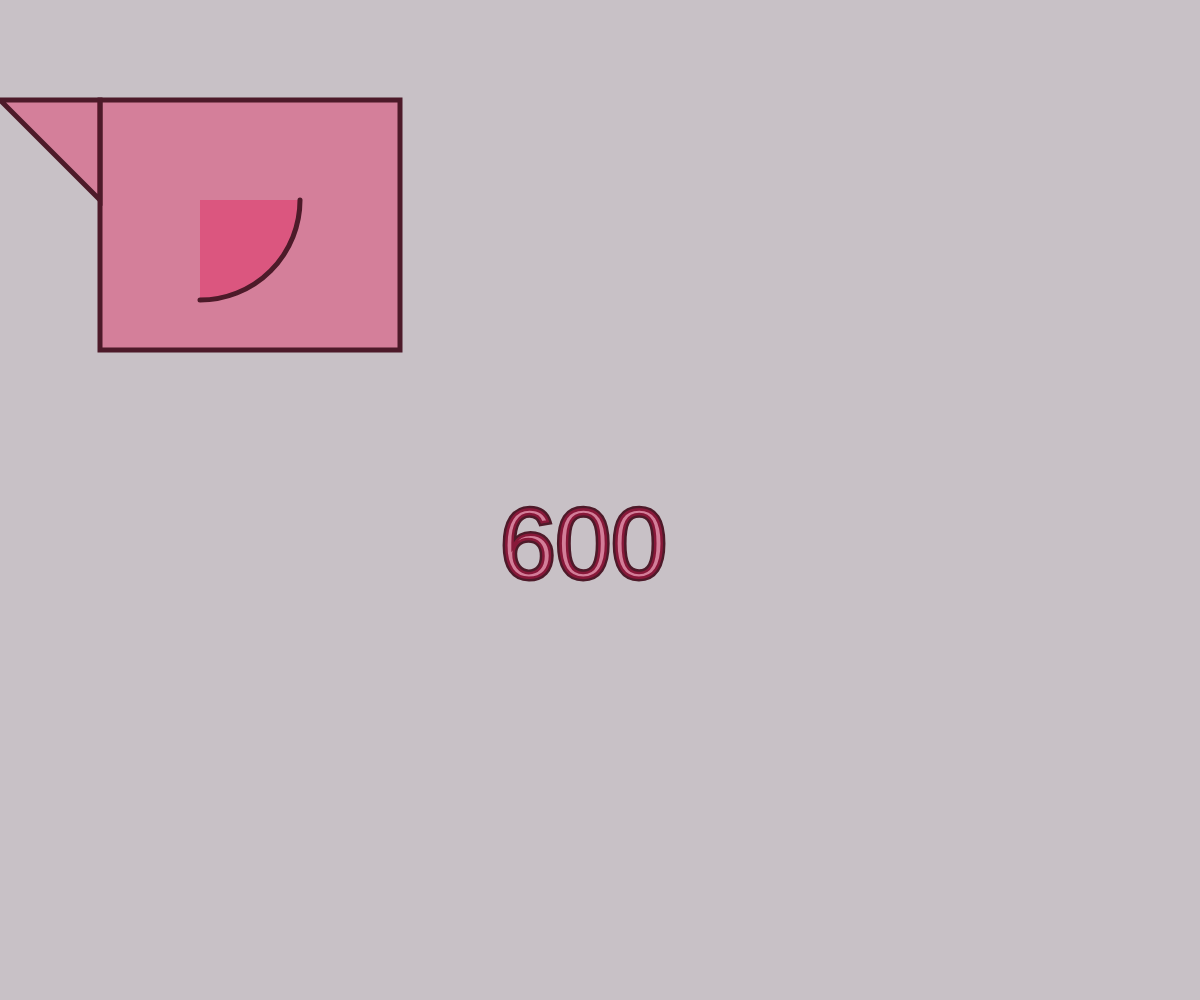
Frame 1 (no input)
Frame 60 (no input): identical to frame 1, image omitted
Frame 120 (the mouse pressed at the canvas centre since frame 60): identical to frame 1, image omitted

The p5.js sketch that drew this single still picture (run headless with seeded random() and noise() and a simulated clock; from frame 60 on, the mouse is pressed at the canvas centre):

// p5.js sketch
// ── sketch.js
/* INTRODUCCIÓN A LA BIBLIOTECA P5.JS
   Tamaño del canvas y otras figuras
   Lucas Martín Treser - Agosto de 2021
*/

function setup() {

    createCanvas(windowWidth, windowHeight);
    //createCanvas(displayWidth, displayHeight);

    // Definir el frameRate
    frameRate(60);
}

function draw() {

    // estilos
    background(200, 193, 198);
    fill(229, 23, 85, 100);
    stroke('#4D1A29');
    strokeWeight(5);

    // dibujar un rectángulo
    rect(100, 100, width / 4, height / 4);

    // dibujar un arco, modos OPEN, CHORD, PIE
    arc(200, 200, 200, 200, radians(0), PI / 2);

    // Dibujar una figura
    beginShape();
    vertex(0, 100);
    vertex(100, 200);
    vertex(100, 100);
    endShape(CLOSE);

    // Texto
    textSize(100);
    text(displayHeight, 500, 500, 600, 100);

    //print("Frames: ", frameCount);
    //print("FPS :", frameRate());

}

// Modificar el tamaño del canvas si la ventana cambia de tamaño
function windowResized() {
    resizeCanvas(windowWidth, windowHeight);
}
